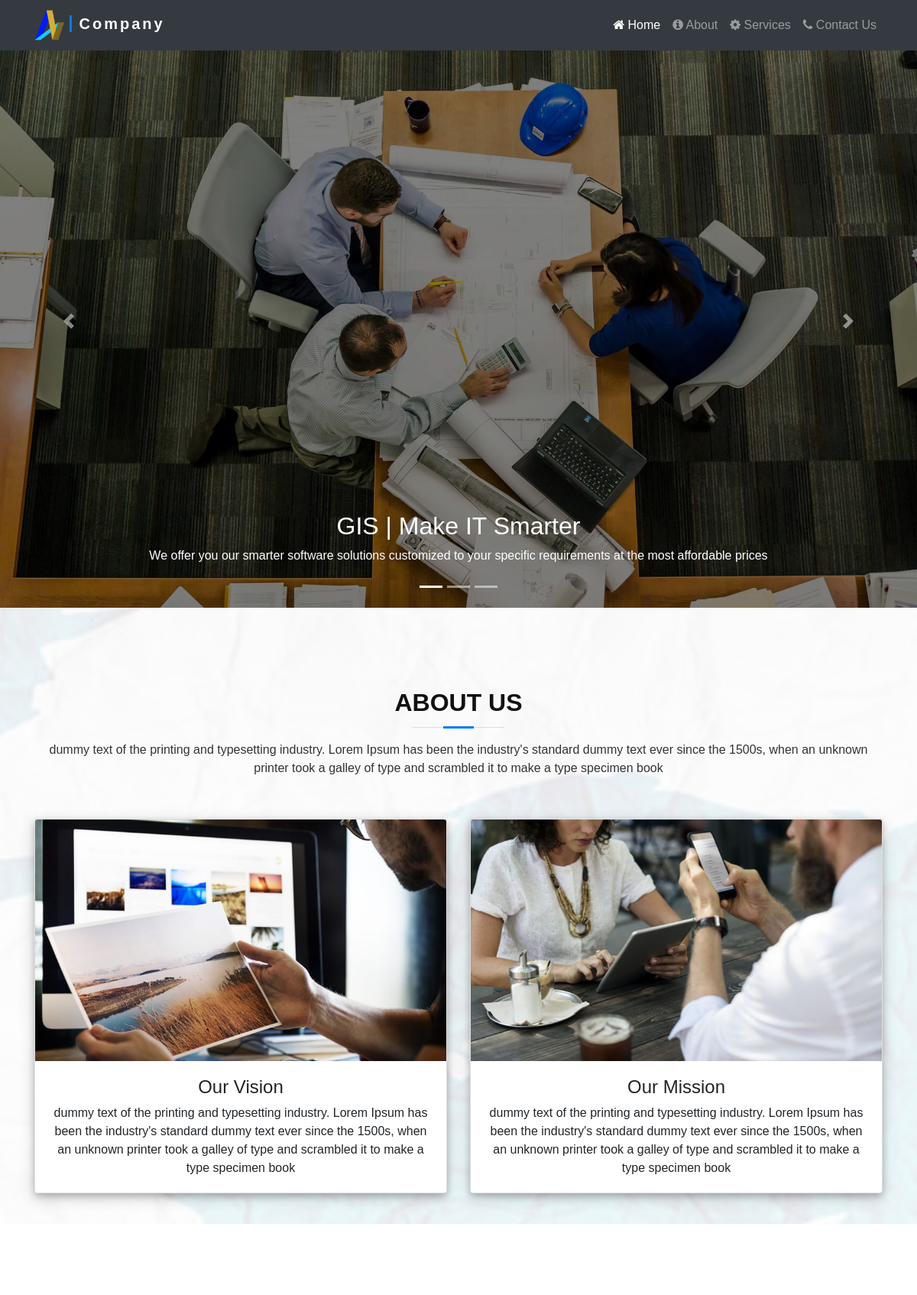
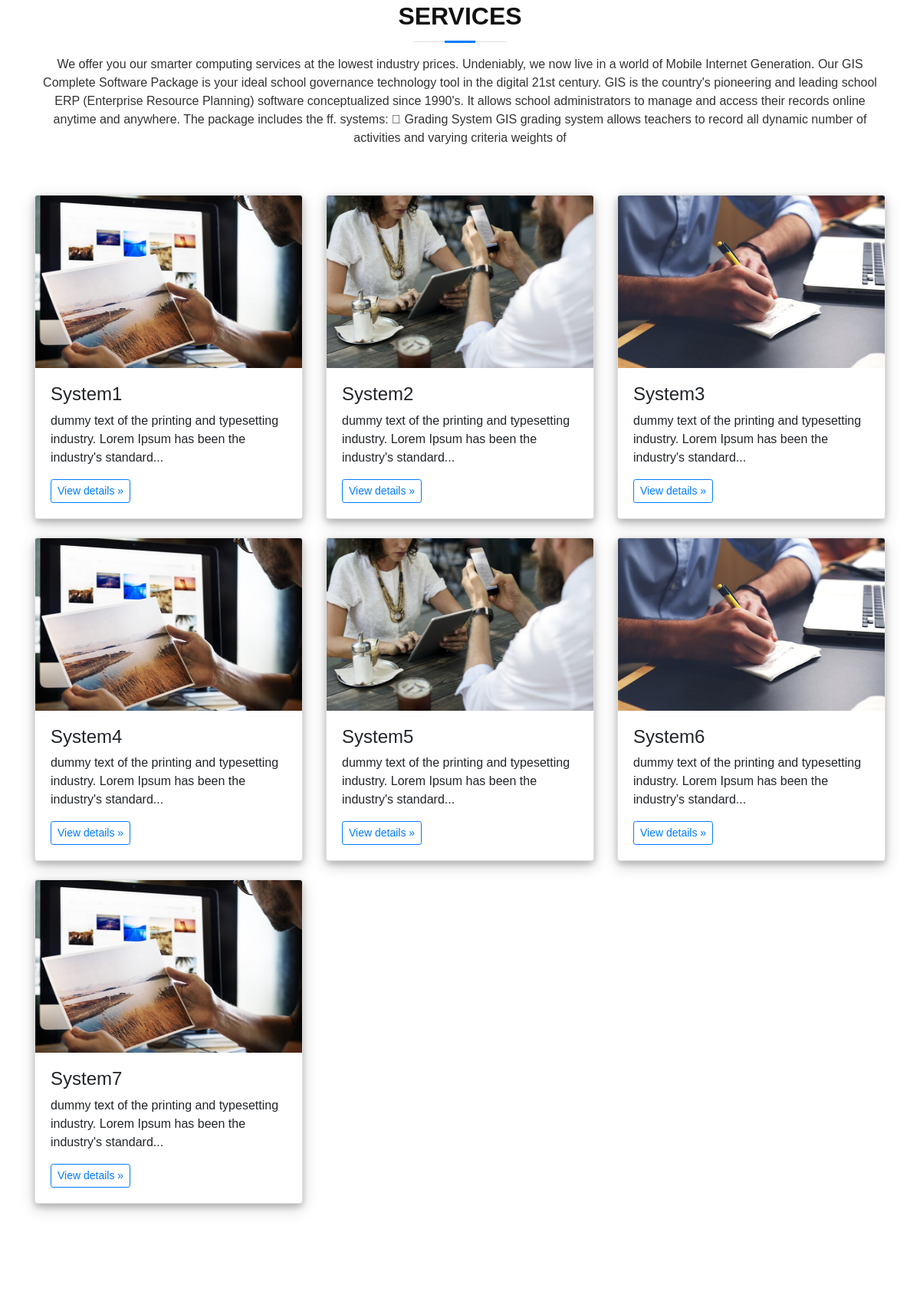
The page / (upper part) on the database its author committed (2 pictures, top to bottom).
### tables this page shows
CREATE TABLE IF NOT EXISTS `pages_informations` (
  `id` int(11) NOT NULL AUTO_INCREMENT,
  `page_id` int(11) NOT NULL,
  `title` varchar(255) NOT NULL,
  `body` text NOT NULL,
  `image_name` varchar(255) NOT NULL,
  PRIMARY KEY (`id`)
);

### models/postModel.php (called while the page is built, shortened)
<?php
class Post {
    private $host = 'den1.mysql3.gear.host';
    private $dbname = 'aizenttdb';
    private $user = 'aizenttdb';
    private $pass = 'secret123#';
    public function __construct(){
        try {
            $this->conn = new PDO('mysql:host=' . $this->host . ';dbname=' . $this->dbname, $this->user, $this->pass);
            $this->conn->setAttribute(PDO::ATTR_ERRMODE, PDO::ERRMODE_EXCEPTION);
        } catch (PDOexception $e) {
            echo $e->getMessage();
            die();
        }
    }
    public function GetCompanyInfo() {
        $sql = "SELECT * FROM pages_informations WHERE page_id=3";
        $query = $this->conn->query($sql);
        while ($r = $query->fetch(PDO::FETCH_ASSOC)) {
            $data[] = $r;
        }
        return $data;
    }
    public function GetAbouts() {
        $sql = "SELECT * FROM pages_informations WHERE page_id=1";
        $query = $this->conn->query($sql);
        while ($r = $query->fetch(PDO::FETCH_ASSOC)) {
            $data[] = $r;
        }
        return $data;
    }
    public function GetServices() {
        $sql = "SELECT * FROM pages_informations WHERE page_id=2";
        $query = $this->conn->query($sql);
        while ($r = $query->fetch(PDO::FETCH_ASSOC)) {
            $data[] = $r;
        }
        return $data;
    }
}

### index.php (the view, shortened to what this page needs)
<?php
	include('./models/postModel.php');
	$post = new Post();
?>
<!DOCTYPE html>
<html lang="en">
  	<head>
    	<link rel="stylesheet" type="text/css" href="public/plugins/bootstrap/css/bootstrap.min.css">
    	<link rel="stylesheet" type="text/css" href="public/plugins/fontawesome/css/font-awesome.min.css">
    	<link rel="stylesheet" type="text/css" href="public/customs/css/style.css">
  	</head>
<body data-spy="scroll" data-target="#myScrollspy" data-offset="50">
	<header class="header">
		<nav class="navbar fixed-top navbar-dark bg-dark navbar-expand-lg" id="myScrollspy">
			<div class="container">
				<a class="navbar-brand" href="index.php">
					<img src="public/images/logo.png" width="40" height="40" alt="">
					<span class="company-name">Company</span>
				</a>
				<div class="collapse navbar-collapse justify-content-end" id="navbarNav">
					<ul class="navbar-nav">
						<li class="nav-item">
							<a class="nav-link" href="#home"><i class="fa fa-home"></i> Home <span class="sr-only">(current)</span></a>
						</li>
						<li class="nav-item">
							<a class="nav-link" href="#about"><i class="fa fa-info-circle"></i> About</a>
						</li>
						<li class="nav-item">
							<a class="nav-link" href="#services"><i class="fa fa-cog"></i> Services</a>
						</li>
						<li class="nav-item">
							<a class="nav-link" href="#contacts"><i class="fa fa-phone"></i> Contact Us</a>
						</li>
					</ul>
				</div>
			</div>
		</nav>
	</header>
	<main class="main content">
		<div class="home" id="home">
			<div class="bd-example">
				<div id="myCarousel" class="carousel slide" data-ride="carousel">
					<ol class="carousel-indicators">
						<li data-target="#myCarousel" data-slide-to="0" class="active"></li>
						<li data-target="#myCarousel" data-slide-to="1"></li>
						<li data-target="#myCarousel" data-slide-to="2"></li>
					</ol>
					<div class="carousel-inner">
						<div class="carousel-item active" data-interval="3000">
							<img src="public/images/intro-carousel/1.jpg" class="d-block w-100 carousel-image" alt="...">
							<div class="carousel-caption d-none d-md-block">
								<h2>GIS | Make IT Smarter</h2>
								<p>We offer you our smarter software solutions customized to your specific requirements at the most affordable prices</p>
							</div>
						</div>
					</div>
					<a class="carousel-control-prev" href="#myCarousel" role="button" data-slide="prev">
					<span class="carousel-control-prev-icon" aria-hidden="true"></span>
					</a>
					<a class="carousel-control-next" href="#myCarousel" role="button" data-slide="next">
					<span class="carousel-control-next-icon" aria-hidden="true"></span>
					</a>
				</div>
			</div>
		</div>
		<div class="about" id="about">
			<div class="container">
				<div class="row content">
					<?php foreach($post->getCompanyInfo() as $company): ?>
					<div class="col-lg-12">
						<header class="section-header">
							<h3>About Us</h3>
							<p class="mt-3"><?php echo $company['body'] ?></p>
						</header>
					</div>
					<?php endforeach; ?>
					<?php foreach($post->getAbouts() as $about): ?>
					<div class="col-lg-6 mt-2">
						<div class="card">
							<img src="public/images/<?php echo $about['image_name'] ?>" class="card-img-top" alt="...">
							<div class="card-body">
								<h1 class="h4"><?php echo $about['title'] ?></h1>
								<p  class="card-text"><?php echo $about['body'] ?></p>
							</div>
						</div>
					</div>
					<?php endforeach; ?>
				</div>
			</div>
		</div>
		<div class="services" id="services">
			<div class="container">
				<div class="row content">
					<div class="col-lg-12 mb-3">
						<header class="section-header">
							<h3>Services</h3>
							<p class="mt-3">We offer you our smarter computing services at the lowest industry prices. Undeniably, we now live in a world of Mobile Internet Generation. Our GIS Complete Software Package is your ideal school governance technology tool in the digital 21st century. GIS is the country's pioneering and leading school ERP (Enterprise Resource Planning) software conceptualized since 1990's. It allows school administrators to manage and access their records online anytime and anywhere. The package includes the ff. systems:  Grading System GIS grading system allows teachers to record all dynamic number of activities and varying criteria weights of</p>
						</header>
					</div>
					<?php foreach($post->getServices() as $services): ?>
					<div class="col-lg-4">
						<div class="card mb-4">
							<img src="public/images/<?php echo $services['image_name'] ?>" class="bd-placeholder-img card-img-top" width="100%" height="225" alt="">
							<div class="card-body">
								<h1 class="h4"><?php echo $services['title'] ?></h1>
								<p><?php echo mb_strimwidth($services['body'], 0, 100, "...") ?></p>
								<button type="button" class="btn btn-sm btn-outline-primary" data-toggle="modal" data-target=".modal<?php echo $services['id'] ?>">View details &raquo;</button>
							</div>
						</div>
					</div>
					<?php endforeach; ?>
				</div>
			</div>
		</div>
		<div class="contacts" id="contacts">
			<div class="container">
				<div class="row content">
				</div>
			</div>
		</div>
	</main>
</body>
</html>

### public/customs/css/style.css (style rules this page uses)
*, *::before, *::after { box-sizing: border-box; margin: 0; padding: 0; }
body { margin: 0; padding: 0; font-family: Arial, Helvetica, sans-serif; font-weight: 400; }
.company-name { font-size: 20px; padding-left: 10px; border-left: 3px solid #007bff; font-weight: bold; letter-spacing: .15em; }
.services, .portfolio, .contacts { padding: 50px 0px 50px 0px; }
.section-header h3 { font-size: 32px; color: #111; text-transform: uppercase; text-align: center; font-weight: 700; position: relative; padding-bottom: 15px; }
.section-header h3::before { content: ''; position: absolute; display: block; width: 120px; height: 1px; background: #ddd; bottom: 1px; left: calc(50% - 60px); }
.section-header h3::after { content: ''; position: absolute; display: block; width: 40px; height: 3px; background: #007bff; bottom: 0; left: calc(50% - 20px); }
.section-header p { text-align: center; padding-bottom: 30px; color: #333; }
.carousel-image { max-height: 750px; filter: brightness(50%); }
.about { background: url("../../images/about-bg.jpg") center top no-repeat fixed; background-size: cover; padding: 60px 0 40px 0; position: relative; text-align: center; }
.about::before { content: ''; position: absolute; left: 0; right: 0; top: 0; bottom: 0; background: rgba(255, 255, 255, 0.90); }
.content { padding-top: 45px; }
.content .card { box-shadow: 0 4px 8px 0 rgba(0, 0, 0, 0.2), 0 6px 20px 0 rgba(0, 0, 0, 0.19); }

### rows shown on the page
pages_informations: body "dummy text of the printing and typesetting industry. Lorem Ipsum has been the industry's standard dummy text ever since the 1500s, when an unknown printer took a galley of type and scrambled it to make a type specimen book"
pages_informations: image_name (picture), title "Our Vision", body "dummy text of the printing and typesetting industry. Lorem Ipsum has been the industry's standard dummy text ever since the 1500s, when an unknown printer took a galley of type and scrambled it to make a type specimen book"
pages_informations: image_name (picture), title "Our Mission", body "dummy text of the printing and typesetting industry. Lorem Ipsum has been the industry's standard dummy text ever since the 1500s, when an unknown printer took a galley of type and scrambled it to make a type specimen book"
pages_informations: image_name (picture), title "System1", body "dummy text of the printing and typesetting industry. Lorem Ipsum has been the industry's standard..."
pages_informations: image_name (picture), title "System2", body "dummy text of the printing and typesetting industry. Lorem Ipsum has been the industry's standard..."
pages_informations: image_name (picture), title "System3", body "dummy text of the printing and typesetting industry. Lorem Ipsum has been the industry's standard..."
pages_informations: image_name (picture), title "System4", body "dummy text of the printing and typesetting industry. Lorem Ipsum has been the industry's standard..."
pages_informations: image_name (picture), title "System5", body "dummy text of the printing and typesetting industry. Lorem Ipsum has been the industry's standard..."
pages_informations: image_name (picture), title "System6", body "dummy text of the printing and typesetting industry. Lorem Ipsum has been the industry's standard..."
pages_informations: image_name (picture), title "System7", body "dummy text of the printing and typesetting industry. Lorem Ipsum has been the industry's standard..."
